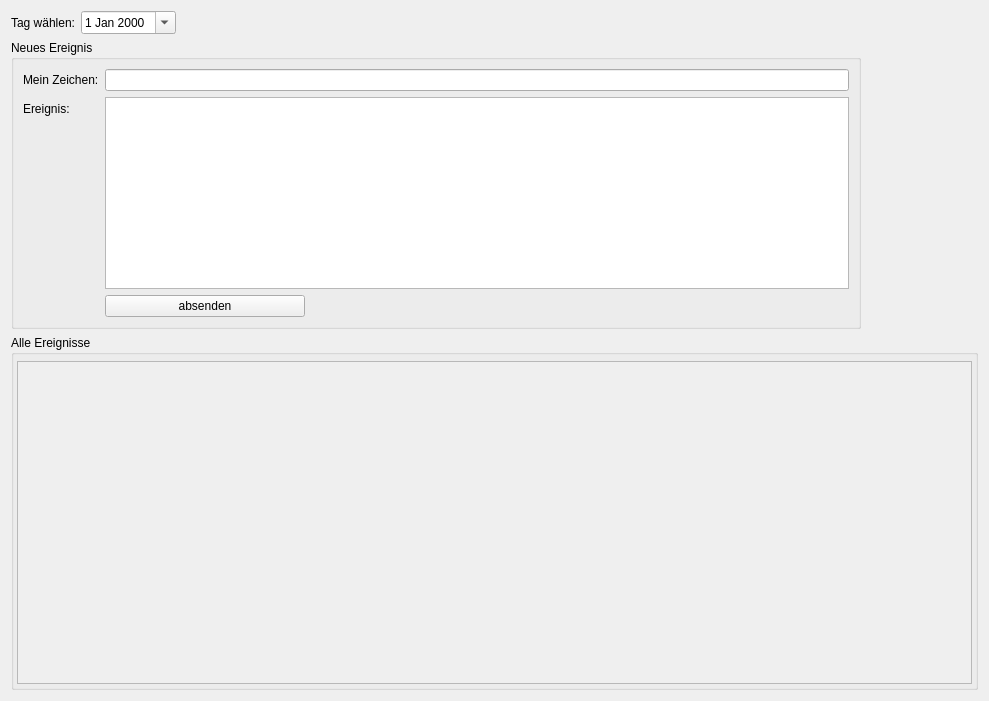
<?xml version="1.0" encoding="UTF-8"?>
<ui version="4.0">
 <class>Ereignis</class>
 <widget class="QWidget" name="Ereignis">
  <property name="geometry">
   <rect>
    <x>0</x>
    <y>0</y>
    <width>989</width>
    <height>701</height>
   </rect>
  </property>
  <property name="windowTitle">
   <string>Form</string>
  </property>
  <layout class="QVBoxLayout" name="verticalLayout" stretch="0,0,4">
   <item>
    <layout class="QHBoxLayout" name="horizontalLayout_2">
     <item>
      <widget class="QLabel" name="label">
       <property name="text">
        <string>Tag wählen:</string>
       </property>
      </widget>
     </item>
     <item>
      <widget class="QDateEdit" name="dateEdit">
       <property name="calendarPopup">
        <bool>true</bool>
       </property>
      </widget>
     </item>
     <item>
      <spacer name="horizontalSpacer">
       <property name="orientation">
        <enum>Qt::Horizontal</enum>
       </property>
       <property name="sizeHint" stdset="0">
        <size>
         <width>255</width>
         <height>20</height>
        </size>
       </property>
      </spacer>
     </item>
    </layout>
   </item>
   <item>
    <layout class="QHBoxLayout" name="horizontalLayout_3" stretch="2,0">
     <item>
      <widget class="QGroupBox" name="groupBox">
       <property name="maximumSize">
        <size>
         <width>850</width>
         <height>16777215</height>
        </size>
       </property>
       <property name="title">
        <string>Neues Ereignis</string>
       </property>
       <layout class="QFormLayout" name="formLayout">
        <property name="fieldGrowthPolicy">
         <enum>QFormLayout::AllNonFixedFieldsGrow</enum>
        </property>
        <item row="0" column="0">
         <widget class="QLabel" name="label_2">
          <property name="text">
           <string>Mein Zeichen:</string>
          </property>
         </widget>
        </item>
        <item row="0" column="1">
         <widget class="QLineEdit" name="MAZeichen"/>
        </item>
        <item row="1" column="0">
         <widget class="QLabel" name="label_3">
          <property name="text">
           <string>Ereignis:</string>
          </property>
         </widget>
        </item>
        <item row="2" column="1">
         <widget class="QPushButton" name="pushButton">
          <property name="maximumSize">
           <size>
            <width>200</width>
            <height>16777215</height>
           </size>
          </property>
          <property name="text">
           <string>absenden</string>
          </property>
         </widget>
        </item>
        <item row="1" column="1">
         <widget class="QTextEdit" name="EreignisText">
          <property name="autoFormatting">
           <set>QTextEdit::AutoAll</set>
          </property>
          <property name="readOnly">
           <bool>false</bool>
          </property>
         </widget>
        </item>
       </layout>
      </widget>
     </item>
     <item>
      <spacer name="horizontalSpacer_2">
       <property name="orientation">
        <enum>Qt::Horizontal</enum>
       </property>
       <property name="sizeHint" stdset="0">
        <size>
         <width>40</width>
         <height>20</height>
        </size>
       </property>
      </spacer>
     </item>
    </layout>
   </item>
   <item>
    <widget class="QGroupBox" name="groupBox_2">
     <property name="title">
      <string>Alle Ereignisse</string>
     </property>
     <layout class="QHBoxLayout" name="horizontalLayout_4">
      <property name="spacing">
       <number>0</number>
      </property>
      <property name="leftMargin">
       <number>3</number>
      </property>
      <property name="topMargin">
       <number>6</number>
      </property>
      <property name="rightMargin">
       <number>3</number>
      </property>
      <property name="bottomMargin">
       <number>3</number>
      </property>
      <item>
       <widget class="QScrollArea" name="scrollArea">
        <property name="widgetResizable">
         <bool>true</bool>
        </property>
        <widget class="QWidget" name="scrollAreaWidgetContents">
         <property name="geometry">
          <rect>
           <x>0</x>
           <y>0</y>
           <width>955</width>
           <height>317</height>
          </rect>
         </property>
        </widget>
       </widget>
      </item>
     </layout>
    </widget>
   </item>
  </layout>
 </widget>
 <resources/>
 <connections/>
</ui>
